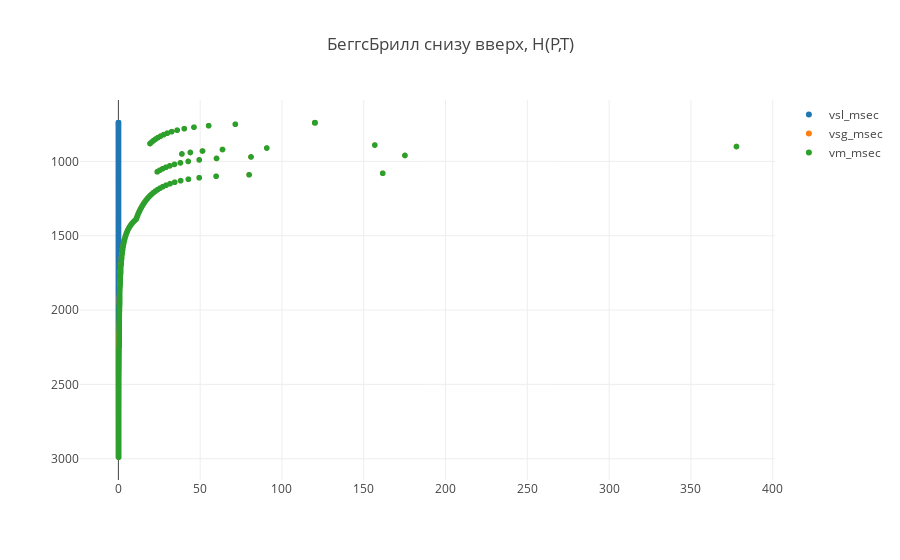

The code cell stored with this chart in its notebook:
### Code cell
trace1 = trace(34)
trace2 = trace(35)
trace3 = trace(36)

data = [trace1, trace2, trace3]

plot()

### Figure 1 — Plotly figure (JSON) as saved in the notebook; plotly's stock layout.template omitted (floating-point values rounded to 4 significant figures; data arrays with more than 128 entries replaced by an {"elided": "..."} marker saying what was removed)
{"data": [{"mode": "markers", "name": "vsl_msec", "type": "scattergl", "uid": "6a3f2630-486b-4262-8b18-61123625b7a2", "x": {"elided": "300 float values"}, "y": {"elided": "300 int values"}}, {"mode": "markers", "name": "vsg_msec", "type": "scattergl", "uid": "d42f3e8a-92b6-4ec6-b446-2011c92b723c", "x": {"elided": "300 float values"}, "y": {"elided": "300 int values"}}, {"mode": "markers", "name": "vm_msec", "type": "scattergl", "uid": "59caefdf-b49b-4341-8d7d-d0ad7a0c74a4", "x": {"elided": "300 float values"}, "y": {"elided": "300 int values"}}], "layout": {"title": {"text": "БеггсБрилл снизу вверх, H(P,T)"}, "yaxis": {"autorange": "reversed"}}}
